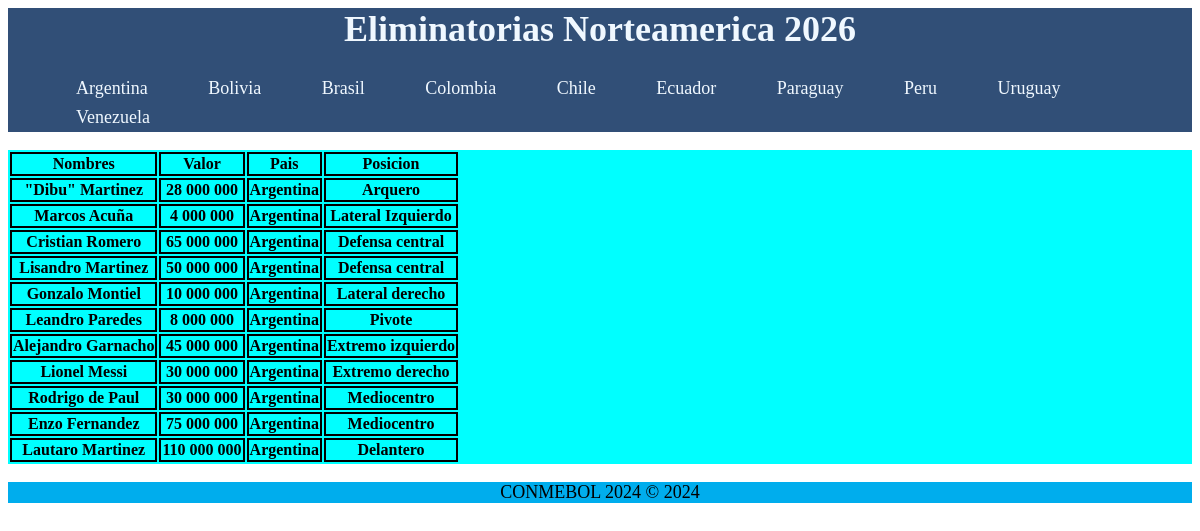
Page /programacion/seleccion/1 on the committed database.
### programacion/models.py (models this page shows, shortened)
class Jugadores(models.Model):
    nombres=models.CharField(max_length=30)
    posicion=models.ForeignKey(Posicion, related_name="position", on_delete=models.CASCADE)
    nacionalidad=models.ForeignKey(Seleccion, related_name="pais",on_delete=models.CASCADE)
    valor=models.IntegerField()

class Seleccion(models.Model):
    nombre=models.CharField(max_length=20)
    estadio=models.CharField(max_length=50)
    nivel_local=models.FloatField()
    nivel_visitante=models.FloatField()

class Posicion(models.Model):
    possicion=models.CharField(max_length=30)

### programacion/views.py (the view)
# urls.py: path('seleccion/<int:p1>',views.seleccion,name="seleccion"),
def seleccion(request,p1):
    seleccion=Jugadores.objects.select_related('nacionalidad').filter(nacionalidad=p1)
    return render(request,'seleccion.html',{'seleccion':seleccion,'p1':p1})

### programacion/templates/seleccion.html (shortened to what this page needs)
{% extends "inicio.html" %}
{% block content %}
<table>
    <thead>
        <th>Nombres</th>
        <th>Valor</th>
        <th>Pais</th>
        <th>Posicion</th>
    </thead>
<tbody>
{% for selec in seleccion%}
    <tr>
    <th>{{selec.nombres}}</th>
    <th>{{selec.valor}}</th>
    <th>{{selec.nacionalidad.nombre}}</th>
    <th>{{selec.posicion.possicion}}</th>
    </tr>
{% endfor %}
</tbody>
</table>
{% endblock%}

### programacion/static/css/styles.css (style rules this page uses)
body { font-family: 'Times New Roman', Times, serif; font-size:18px; }
th { border: 2px solid black; }

### rows in the picture
Jugadores: nombres "\"Dibu\" Martinez", valor "28 000 000", nacionalidad.nombre "Argentina", posicion.possicion "Arquero"
Jugadores: nombres "Marcos Acuña", valor "4 000 000", nacionalidad.nombre "Argentina", posicion.possicion "Lateral Izquierdo"
Jugadores: nombres "Cristian Romero", valor "65 000 000", nacionalidad.nombre "Argentina", posicion.possicion "Defensa central"
Jugadores: nombres "Lisandro Martinez", valor "50 000 000", nacionalidad.nombre "Argentina", posicion.possicion "Defensa central"
Jugadores: nombres "Gonzalo Montiel", valor "10 000 000", nacionalidad.nombre "Argentina", posicion.possicion "Lateral derecho"
Jugadores: nombres "Leandro Paredes", valor "8 000 000", nacionalidad.nombre "Argentina", posicion.possicion "Pivote"
Jugadores: nombres "Alejandro Garnacho", valor "45 000 000", nacionalidad.nombre "Argentina", posicion.possicion "Extremo izquierdo"
Jugadores: nombres "Lionel Messi", valor "30 000 000", nacionalidad.nombre "Argentina", posicion.possicion "Extremo derecho"
Jugadores: nombres "Rodrigo de Paul", valor "30 000 000", nacionalidad.nombre "Argentina", posicion.possicion "Mediocentro"
Jugadores: nombres "Enzo Fernandez", valor "75 000 000", nacionalidad.nombre "Argentina", posicion.possicion "Mediocentro"
Jugadores: nombres "Lautaro Martinez", valor "110 000 000", nacionalidad.nombre "Argentina", posicion.possicion "Delantero"
